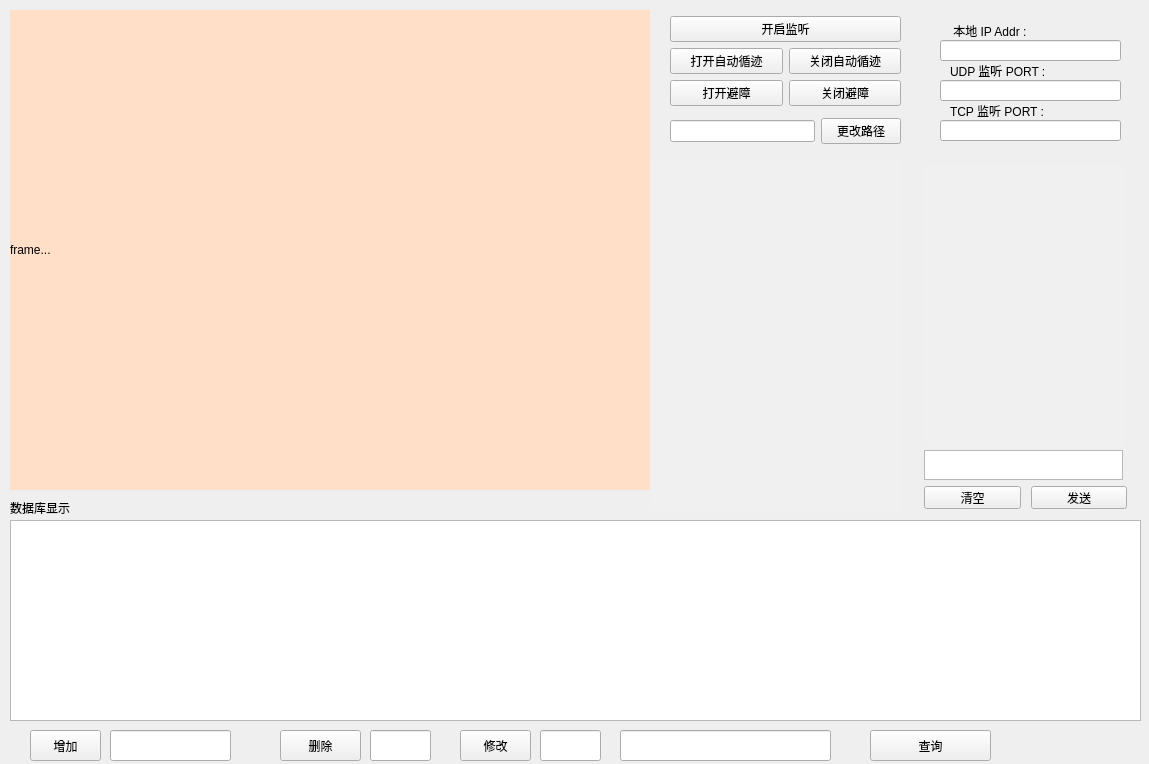
<?xml version="1.0" encoding="UTF-8"?>
<ui version="4.0">
 <class>Widget</class>
 <widget class="QWidget" name="Widget">
  <property name="geometry">
   <rect>
    <x>0</x>
    <y>0</y>
    <width>1149</width>
    <height>764</height>
   </rect>
  </property>
  <property name="minimumSize">
   <size>
    <width>864</width>
    <height>499</height>
   </size>
  </property>
  <property name="maximumSize">
   <size>
    <width>1200</width>
    <height>800</height>
   </size>
  </property>
  <property name="windowTitle">
   <string>Widget</string>
  </property>
  <widget class="QLabel" name="label_frame">
   <property name="geometry">
    <rect>
     <x>10</x>
     <y>10</y>
     <width>640</width>
     <height>480</height>
    </rect>
   </property>
   <property name="minimumSize">
    <size>
     <width>640</width>
     <height>480</height>
    </size>
   </property>
   <property name="maximumSize">
    <size>
     <width>640</width>
     <height>480</height>
    </size>
   </property>
   <property name="styleSheet">
    <string notr="true">background-color: rgb(255, 223, 199);</string>
   </property>
   <property name="text">
    <string>frame...</string>
   </property>
  </widget>
  <widget class="QWidget" name="widget_2" native="true">
   <property name="geometry">
    <rect>
     <x>670</x>
     <y>10</y>
     <width>231</width>
     <height>141</height>
    </rect>
   </property>
   <layout class="QVBoxLayout" name="verticalLayout_3">
    <item>
     <layout class="QGridLayout" name="gridLayout_5">
      <item row="1" column="1">
       <widget class="QPushButton" name="close">
        <property name="text">
         <string>关闭自动循迹</string>
        </property>
       </widget>
      </item>
      <item row="1" column="0">
       <widget class="QPushButton" name="open">
        <property name="text">
         <string>打开自动循迹</string>
        </property>
       </widget>
      </item>
      <item row="0" column="0" colspan="2">
       <widget class="QPushButton" name="btn_open">
        <property name="text">
         <string>开启监听</string>
        </property>
       </widget>
      </item>
      <item row="2" column="0">
       <widget class="QPushButton" name="openButton">
        <property name="text">
         <string>打开避障</string>
        </property>
       </widget>
      </item>
      <item row="2" column="1">
       <widget class="QPushButton" name="closeButton">
        <property name="text">
         <string>关闭避障</string>
        </property>
       </widget>
      </item>
     </layout>
    </item>
    <item>
     <layout class="QGridLayout" name="gridLayout_6">
      <item row="0" column="2">
       <widget class="QPushButton" name="btn_path_change">
        <property name="text">
         <string>更改路径</string>
        </property>
       </widget>
      </item>
      <item row="0" column="0" colspan="2">
       <widget class="QLineEdit" name="lineEdit_path">
        <property name="text">
         <string/>
        </property>
       </widget>
      </item>
     </layout>
    </item>
   </layout>
  </widget>
  <widget class="QWidget" name="widget" native="true">
   <property name="geometry">
    <rect>
     <x>940</x>
     <y>10</y>
     <width>201</width>
     <height>131</height>
    </rect>
   </property>
   <widget class="QLabel" name="label_5">
    <property name="geometry">
     <rect>
      <x>10</x>
      <y>50</y>
      <width>181</width>
      <height>21</height>
     </rect>
    </property>
    <property name="text">
     <string>UDP 监听 PORT :</string>
    </property>
   </widget>
   <widget class="QLineEdit" name="line_tcp_port">
    <property name="geometry">
     <rect>
      <x>0</x>
      <y>110</y>
      <width>181</width>
      <height>21</height>
     </rect>
    </property>
   </widget>
   <widget class="QLineEdit" name="line_ip_addr">
    <property name="geometry">
     <rect>
      <x>0</x>
      <y>30</y>
      <width>181</width>
      <height>21</height>
     </rect>
    </property>
   </widget>
   <widget class="QLabel" name="label_3">
    <property name="geometry">
     <rect>
      <x>10</x>
      <y>10</y>
      <width>181</width>
      <height>21</height>
     </rect>
    </property>
    <property name="text">
     <string> 本地 IP Addr :</string>
    </property>
   </widget>
   <widget class="QLabel" name="label_6">
    <property name="geometry">
     <rect>
      <x>10</x>
      <y>90</y>
      <width>181</width>
      <height>21</height>
     </rect>
    </property>
    <property name="text">
     <string>TCP 监听 PORT :</string>
    </property>
   </widget>
   <widget class="QLineEdit" name="line_udp_port">
    <property name="geometry">
     <rect>
      <x>0</x>
      <y>70</y>
      <width>181</width>
      <height>21</height>
     </rect>
    </property>
   </widget>
  </widget>
  <widget class="QTextEdit" name="label_msg">
   <property name="geometry">
    <rect>
     <x>650</x>
     <y>160</y>
     <width>251</width>
     <height>351</height>
    </rect>
   </property>
   <property name="styleSheet">
    <string notr="true">background-color: rgb(240, 240, 240);</string>
   </property>
   <property name="frameShape">
    <enum>QFrame::Shape::NoFrame</enum>
   </property>
  </widget>
  <widget class="QWidget" name="layoutWidget">
   <property name="geometry">
    <rect>
     <x>920</x>
     <y>450</y>
     <width>211</width>
     <height>61</height>
    </rect>
   </property>
   <layout class="QGridLayout" name="gridLayout">
    <item row="1" column="0">
     <widget class="QPushButton" name="btn_clear">
      <property name="minimumSize">
       <size>
        <width>97</width>
        <height>23</height>
       </size>
      </property>
      <property name="maximumSize">
       <size>
        <width>97</width>
        <height>23</height>
       </size>
      </property>
      <property name="text">
       <string>清空</string>
      </property>
     </widget>
    </item>
    <item row="1" column="1">
     <widget class="QPushButton" name="btn_send">
      <property name="minimumSize">
       <size>
        <width>96</width>
        <height>23</height>
       </size>
      </property>
      <property name="maximumSize">
       <size>
        <width>96</width>
        <height>23</height>
       </size>
      </property>
      <property name="text">
       <string>发送</string>
      </property>
     </widget>
    </item>
    <item row="0" column="0" colspan="2">
     <widget class="QTextEdit" name="textEdit_send">
      <property name="minimumSize">
       <size>
        <width>199</width>
        <height>30</height>
       </size>
      </property>
      <property name="maximumSize">
       <size>
        <width>199</width>
        <height>30</height>
       </size>
      </property>
     </widget>
    </item>
   </layout>
  </widget>
  <widget class="QLabel" name="label">
   <property name="geometry">
    <rect>
     <x>10</x>
     <y>500</y>
     <width>71</width>
     <height>16</height>
    </rect>
   </property>
   <property name="text">
    <string>数据库显示</string>
   </property>
  </widget>
  <widget class="QPushButton" name="selectBtn">
   <property name="geometry">
    <rect>
     <x>870</x>
     <y>730</y>
     <width>121</width>
     <height>31</height>
    </rect>
   </property>
   <property name="text">
    <string>查询</string>
   </property>
  </widget>
  <widget class="QTableWidget" name="tableWidget">
   <property name="geometry">
    <rect>
     <x>10</x>
     <y>520</y>
     <width>1131</width>
     <height>201</height>
    </rect>
   </property>
  </widget>
  <widget class="QPushButton" name="deleteButton">
   <property name="geometry">
    <rect>
     <x>280</x>
     <y>730</y>
     <width>81</width>
     <height>31</height>
    </rect>
   </property>
   <property name="text">
    <string>删除</string>
   </property>
  </widget>
  <widget class="QLineEdit" name="lineEdit1">
   <property name="geometry">
    <rect>
     <x>370</x>
     <y>730</y>
     <width>61</width>
     <height>31</height>
    </rect>
   </property>
  </widget>
  <widget class="QLineEdit" name="lineEdit2">
   <property name="geometry">
    <rect>
     <x>110</x>
     <y>730</y>
     <width>121</width>
     <height>31</height>
    </rect>
   </property>
  </widget>
  <widget class="QPushButton" name="addButton">
   <property name="geometry">
    <rect>
     <x>30</x>
     <y>730</y>
     <width>71</width>
     <height>31</height>
    </rect>
   </property>
   <property name="text">
    <string>增加</string>
   </property>
  </widget>
  <widget class="QPushButton" name="changeButton">
   <property name="geometry">
    <rect>
     <x>460</x>
     <y>730</y>
     <width>71</width>
     <height>31</height>
    </rect>
   </property>
   <property name="text">
    <string>修改</string>
   </property>
  </widget>
  <widget class="QLineEdit" name="lineEdit3">
   <property name="geometry">
    <rect>
     <x>620</x>
     <y>730</y>
     <width>211</width>
     <height>31</height>
    </rect>
   </property>
  </widget>
  <widget class="QLineEdit" name="lineEdit4">
   <property name="geometry">
    <rect>
     <x>540</x>
     <y>730</y>
     <width>61</width>
     <height>31</height>
    </rect>
   </property>
  </widget>
  <widget class="QTextEdit" name="label_msg_send">
   <property name="geometry">
    <rect>
     <x>923</x>
     <y>165</y>
     <width>201</width>
     <height>281</height>
    </rect>
   </property>
   <property name="styleSheet">
    <string notr="true">background-color: rgb(240, 240, 240);</string>
   </property>
   <property name="frameShape">
    <enum>QFrame::Shape::NoFrame</enum>
   </property>
  </widget>
 </widget>
 <resources/>
 <connections/>
</ui>
